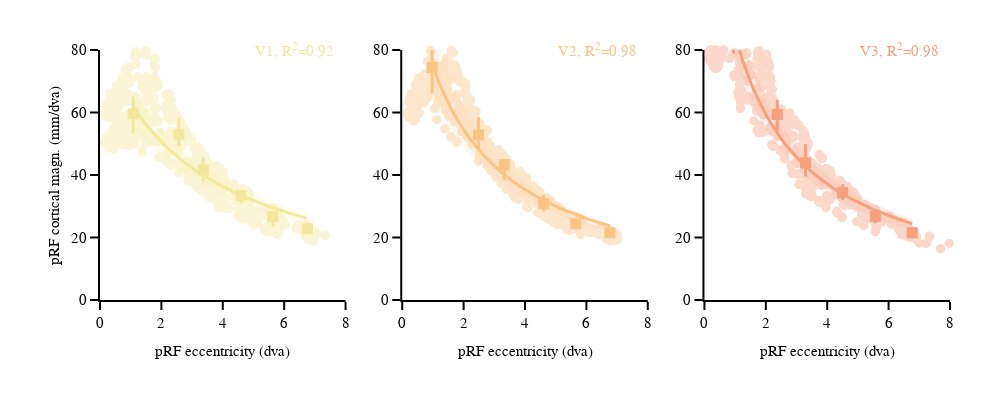

Here is the notebook cell this chart was saved with:
### Code cell
fig = prf_ecc_pcm_plot(df_ecc_pcm=df_ecc_pcm_bins, 
                       data_pcm_raw=prf_CM_df, 
                       fig_width=1000, 
                       fig_height=400, 
                       rois=rois, 
                       roi_colors=roi_colors, 
                       plot_groups=plot_groups, 
                       max_ecc=max_ecc)

# fig.write_image("/home/jovyan/projects/pRF-project_NH2025/ecc_pcm.pdf")

fig.show()
